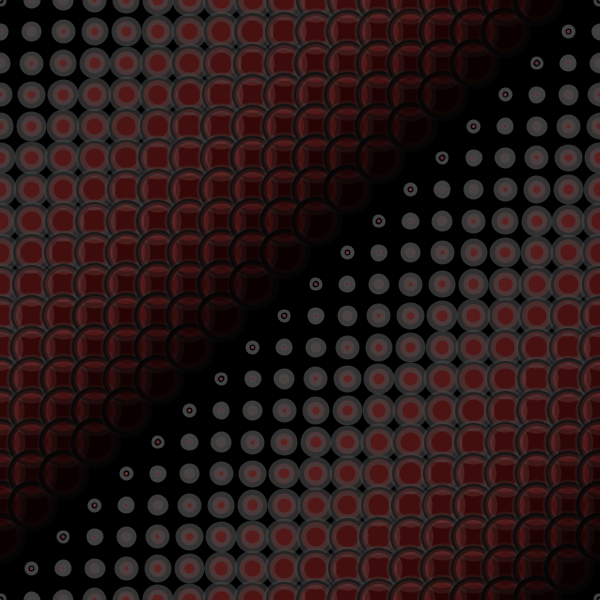
Frame 1 (no input)
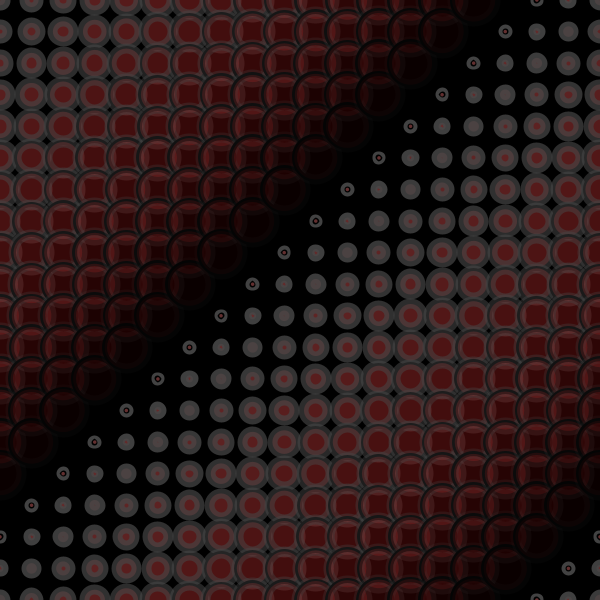
Frame 60 (the mouse pressed at the canvas centre just before this capture)
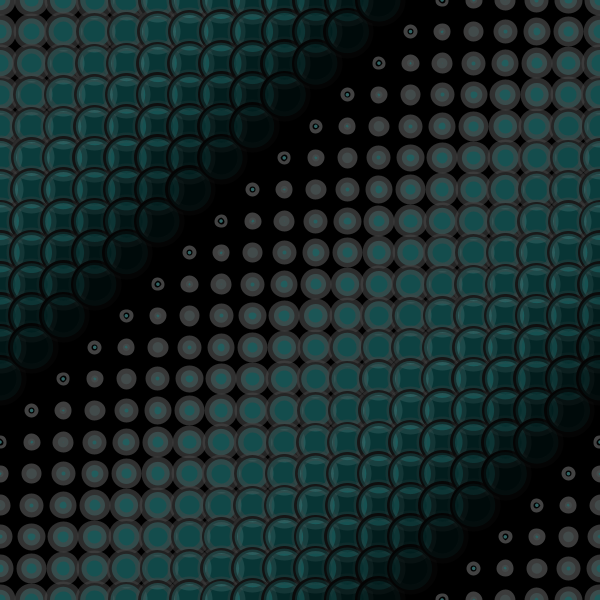
Frame 120 (the mouse held since frame 60 and released just before this capture)

The Processing sketch that drew these frames (run headless with seeded random() and noise(); from frame 60 on, the mouse is pressed at the canvas centre):

// Processing sketch: processing_152071
// ── processing_152071.pde

/*
 * Creative Coding
 * Week 2, 06 - Moving Patterns 2
 * by Indae Hwang and Jon McCormack
 * Copyright (c) 2014 Monash University
 *
 * Similar to the previous sketch, this sketch draws a grid of oscillating circles. Each circle has a "lifetime"
 * over which it grows and changes intensity and opacity. At the end of each lifetime the circle begins again.
 * Pressing the left and right arrow keys changes the lifetime of all the circles globally.
 * 
 */

// variable used to store the current frame rate value
int frame_rate_value;

void setup() {

  size(600, 600);
  background(0);
  smooth();
  colorMode(HSB, 360, 100, 100);
  
  frame_rate_value = 19;
}

void draw() {

  background(0);

  int num = 20;
  int margin = 0;
  float gutter = 10; //distance between each cell
  float cellsize = ( width - (2 * margin) - gutter * (num - 1) ) / (num - 1);

  int circleNumber = 0; // counter
  for (int i=0; i<num; i++) {
    for (int j=0; j<num; j++) {
      circleNumber = (i * num) + j; // different way to calculate the circle number from w2_04

      float tx = margin + cellsize * i + gutter * i;
      float ty = margin + cellsize * j + gutter * j;

      movingCircle(tx, ty, cellsize, circleNumber);
    }
  }
} //end of draw 


void movingCircle(float x, float y, float size, int offset) {

  float circlePeriod = (float)frame_rate_value;
  float circleAge = (float)((frameCount + offset) % (int)circlePeriod) / circlePeriod;

  float circleSize = size * 2.0 * sin(circleAge * HALF_PI);
  
  strokeWeight(5);
  stroke(0);
  noFill();
  ellipse(x, y, circleSize, circleSize);
  
  strokeWeight(10);
  stroke(100, lerp(255, 0, circleAge));
  
  float colour = map(mouseX, 0, width, 0, 360);    // maping the change of colour with the mouseX position
  fill(colour, lerp(50, 100, circleAge), lerp(50, 100, circleAge), lerp(200, 0, circleAge));
  ellipse(x, y, circleSize, circleSize);

  if (mouseButton == CENTER) {    // make the screen black until the mouse moves again
   background(0);
  }
}

void mousePressed() {
  
    if (mouseButton == LEFT) {  // left mouse button -- increase frame_rate_value
      frame_rate_value++;
  }  else if (mouseButton==RIGHT) {   // right mouse button -- decrease frame_rate_value
      frame_rate_value--;
  }    // print the current value on the screen
     println("Current frame Rate is: " + frame_rate_value);
  }
